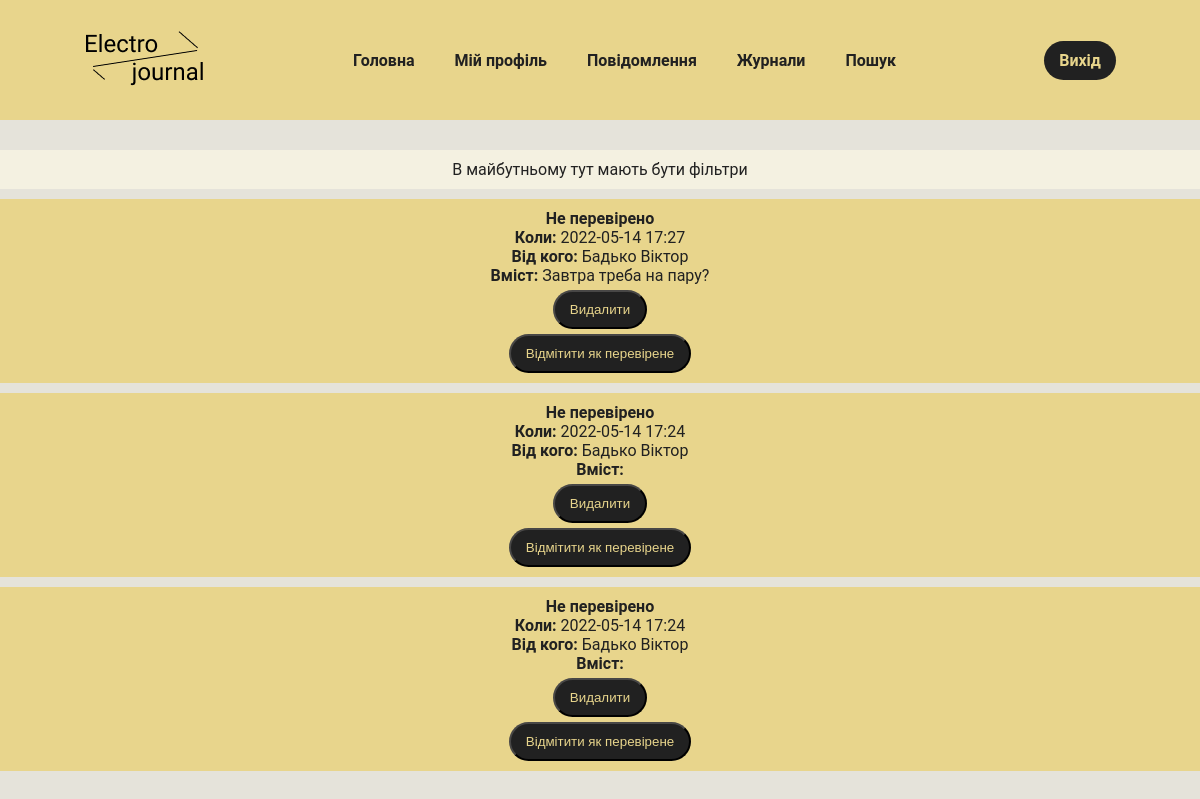
Screenshot of /messages/ (signed in) with the database file from the repository.
### journal/models.py (models this page shows, shortened)
class Message(models.Model):
    class Meta:
        verbose_name = "Повідомлення"
        verbose_name_plural = "Повідомлення"
    from_user = models.ForeignKey(settings.AUTH_USER_MODEL, on_delete=models.CASCADE, related_name="from_user")
    to_user = models.ForeignKey(settings.AUTH_USER_MODEL, on_delete=models.CASCADE, related_name="to_user")
    time = models.DateTimeField(auto_now_add=True, verbose_name="Час")
    text = models.TextField(verbose_name="Текст")
    is_check = models.BooleanField(default=False, verbose_name="Чи перевірино")

class CustomUser(AbstractBaseUser):
    class Meta:
        verbose_name = "Користувач"
        verbose_name_plural = "Користувачі"
        ordering = ['surname', 'name', 'patronymic']
    name = models.CharField(max_length=45, null=False, verbose_name="Ім'я")
    surname = models.CharField(max_length=45, null=False, verbose_name="Прізвище")
    patronymic = models.CharField(max_length=45, blank=True, null=True, verbose_name="По батькові")
    email = models.EmailField(unique=True)  # require
    avatar = models.ImageField(upload_to='user/avatar/', blank=True, null=True, verbose_name="Аватар")
    date_of_birth = models.DateField(null=True, blank=True, verbose_name="День народження")
    about = models.TextField(null=True, blank=True, verbose_name="Про себе")
    role = models.ForeignKey("Role", on_delete=models.CASCADE, null=False, verbose_name="Роль у системі")
    is_active = models.BooleanField(default=True)
    is_staff = models.BooleanField(default=False)
    is_admin = models.BooleanField(default=False)
    USERNAME_FIELD = 'email'
    REQUIRED_FIELDS = ["name", "surname", "role"]
    objects = CustomUserManager()
    def __str__(self):
        if self.name and self.surname:
            return f'{self.surname} {self.name}'
        return self.email.split('@')[0]

### journal/views.py (the view, shortened to what this page needs)
# urls.py: path('messages/', messages, name="messages"),
@login_required(login_url='login')
def messages(request):
    context = {
        'title': 'Messages',
        'messages': Message.objects.filter(to_user=request.user).order_by('-time'),
    }
    return render(request, 'journal/messages.html', context=context)

### journal/templates/journal/messages.html (shortened to what this page needs)
{% extends 'journal/base.html' %}
{% block main %}
<div class="filters">
    <p>В майбутньому тут мають бути фільтри</p>
</div>
{% for message in messages %}
<div class="message">
    {% if not message.is_check %}
    <p class="message__p"><b>Не перевірено</b></p>
    {% else %}
    <p class="message__p"><b>Перевірено</b></p>
    {% endif %}
    <p class="message__p"><b>Коли:</b> {{ message.time | date:"Y-m-d H:i" }}</p>
    <p class="message__p"><b>Від кого:</b> {{ message.from_user }}</p>
    <p class="message__p"><b>Вміст:</b> {{ message.text }}</p>
    <button class="message__button showDeleteForm" data-message-pk="{{ message.pk }}">Видалити</button>
    {% if not message.is_check %}
    <form method="POST">
        <button id="message__button check-message" type="submit">Відмітити як перевірене</button>
    </form>
    {% endif %}
</div>
{% endfor %}
{% endblock %}

### journal/static/journal/styles.css (style rules this page uses)
* { padding: 0; margin: 0; -webkit-box-sizing: border-box; box-sizing: border-box; }
html, body { font-family: 'Roboto'; font-style: normal; font-weight: 400; color: #212121; background-color: #E5E3DA; }
body { text-align: center; }
input[type=submit], .customize_input, button, input, select { margin: 5px auto 0 auto; padding: 10px 15px; background-color: #212121; border-color: #484746; border-radius: 25px; color: #E8D58C; -webkit-transition: .3s; transition: .3s; }
input[type=submit], button, select { cursor: pointer; }
.filters { background-color: #F4F1E1; padding: 10px 0; margin-bottom: 10px; text-align: center; }
.message { text-align: center; background-color: #E8D58C; padding: 10px 0; margin: 10px 0; }

### rows the page displays
Message: is_check "Не перевірено", time "2022-05-14 17:27", from_user "Бадько Віктор", text "Завтра треба на пару?"
Message: is_check "Не перевірено", time "2022-05-14 17:24", from_user "Бадько Віктор"
Message: is_check "Не перевірено", time "2022-05-14 17:24", from_user "Бадько Віктор"
